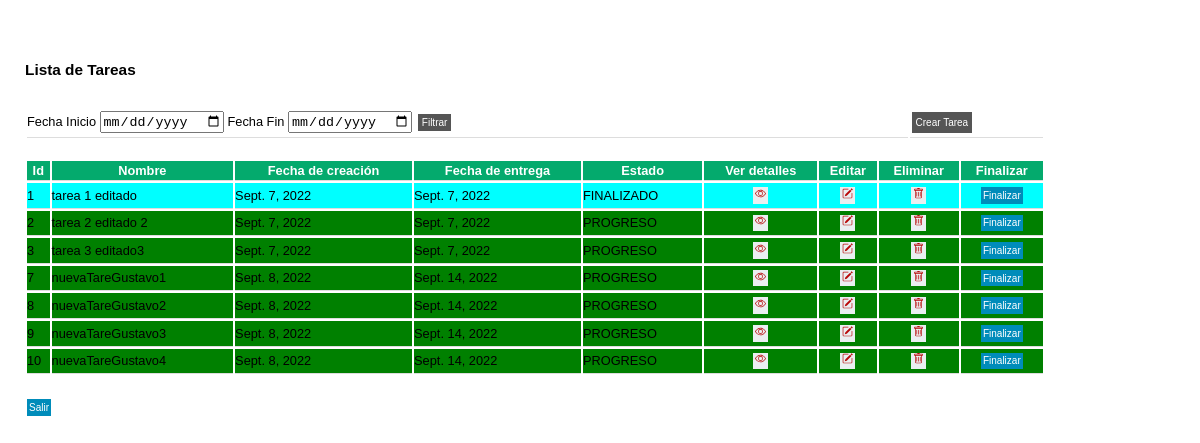
The page /gestion_tareas/finalizar_tarea/1 on the database its author committed.
### gestion_tareas/models.py (models this page shows)
class tarea(models.Model):
    descripcion = models.CharField(max_length=128,default='')
    fecha_cracion = models.DateField(default=datetime.date.today)
    fecha_entrega = models.DateField(default=datetime.date.today)
    responsable = models.CharField(max_length=128,default='')
    estado = models.CharField(max_length=128,default='PROGRESO')

### gestion_tareas/views.py (the view)
# urls.py: path('finalizar_tarea/<str:ind>',views.finalizar_tarea,name='finalizar_tarea')
def finalizar_tarea(request,ind):
    tarea_eliminar = tarea.objects.get(id=ind)
    tarea_eliminar.estado = "FINALIZADO"
    tarea_eliminar.save()
    lista_tareas = tarea.objects.filter(responsable=tarea_eliminar.responsable)
    lista_tareas = lista_tareas.exclude(estado='ELIMINADO')
    return render(request,'gestion_tareas/dashboard.html',{
        'lista_tareas':lista_tareas,
        'responsable':tarea_eliminar.responsable
    })

### gestion_tareas/templates/gestion_tareas/dashboard.html (shortened to what this page needs)
{% load static %}
<!DOCTYPE html>
<html>
    <head>
        <link rel="stylesheet" href="{% static 'gestion_tareas/base.css' %}" >
    </head>
    <body>
        <div class="container col-md-8">
            <br>
            <h3>Lista de Tareas</h3>
            <br>
            <form method="post" action="{% url 'gestion_tareas:dashboard' responsable %}">
            <table>
                <tbody>
                    <tr>
                        <td>
                            <label>Fecha Inicio</label>
                            <input type="date" class="form-control" name="fecha_inicio">
                            <label>Fecha Fin</label>
                            <input type="date" class="form-control" name="fecha_fin">
                            <button type="submit" class="button">Filtrar</button>
                        </td>
                        <td>
                            <div class="right">
                                <a class="button" href="{% url 'gestion_tareas:crear_tarea' responsable %}">Crear Tarea</a>
                            </div>
                        </td>
                    </tr>
                </tbody>
            </table>
            </form>
            <br>
            <table>
                <thead>
                    <th>Id</th>
                    <th>Nombre</th>
                    <th>Fecha de creación</th>
                    <th>Fecha de entrega</th>
                    <th>Estado</th>
                    <th>Ver detalles</th>
                    <th>Editar</th>
                    <th>Eliminar</th>
                    <th>Finalizar</th>
                </thead>
                <tbody class="table-primary">
                    {% for tarea in lista_tareas %}
                        {% if tarea.estado == "PROGRESO" %}
                        <tr bgcolor="#008000">
                        {% elif tarea.estado == "FINALIZANDO" %}
                        <tr bgcolor="#FFFF00">
                        {% elif tarea.estado == "FINALIZADO" %}
                        <tr bgcolor="#00FFFF">
                        {% elif tarea.estado == "PENDIENTE" %}
                        <tr bgcolor="#FF0000">
                        {% endif %}
                            <td>{{ tarea.id }}</td>
                            <td class="table-primary">{{ tarea.descripcion }}</td>
                            <td class="table-primary">{{ tarea.fecha_cracion }}</td>
                            <td class="table-primary">{{ tarea.fecha_entrega }}</td>
                            <td class="table-primary">{{ tarea.estado }}</td>
                            <td class="td_center">
                                <a class="button3" href="{% url 'gestion_tareas:detalle_tarea' tarea.id %}">
                                </a>
                            </td>
                            <td class="td_center">
                                <a class="button3" href="{% url 'gestion_tareas:editar_tarea' tarea.id %}">
                                </a>
                            </td>
                            <td class="td_center">
                                <a class="button3" href="{% url 'gestion_tareas:eliminar_tarea' tarea.id %}">
                                </a>
                            </td>
                            <td class="td_center">
                                <a class="button2" href="{% url 'gestion_tareas:finalizar_tarea' tarea.id %}">Finalizar</a>
                            </td>
                        </tr>
                    {% endfor %}
                </tbody>
            </table>
        </div>
        <br>
        <a class="button2" href="{% url 'gestion_tareas:ingresar' %}">Salir</a>
    </body>
</html>

### gestion_tareas/static/gestion_tareas/base.css (style rules this page uses)
body { margin: 0; padding: 0; font-size: 80%; line-height: 1.5; font-family: Arial, Helvetica, sans-serif; width: 85%; margin: 25px; }
h1, h2, h3, h4 { margin: 1em 0 .5em; line-height: 1.25 }
h3 { font-size: 1.2em }
table { width: 100%; font-size: 1.0em }
th, td { text-align: left; padding: 0; border-bottom: 1px solid #ddd; }
.td_center { text-align: center; padding: 0; border-bottom: 1px solid #ddd; }
th { background-color: #04AA6D; color: white; text-align: center; }
.button { background-color: #555555; border: none; color: white; padding: 3px 4px; text-align: center; text-decoration: none; display: inline-block; font-size: 10px; margin: 4px 2px; cursor: pointer; }
.button2 { background-color: #008CBA; border: none; color: white; padding: 0.8px 2px; text-align: center; text-decoration: none; display: inline-block; font-size: 10px; margin: 4px 2px; cursor: pointer; }
.button3 { background-color: #eaeff1; border: none; color: rgb(184, 9, 9); padding: 0.8px 2px; text-align: center; text-decoration: none; display: inline-block; font-size: 10px; margin: 4px 2px; cursor: pointer; }
.right { position: sticky; right: auto; left: auto; width: 70%; padding: 0px; }

### rows shown on the page
tarea: id "1", descripcion "tarea 1 editado", fecha_cracion "Sept. 7, 2022", fecha_entrega "Sept. 7, 2022", estado "FINALIZADO"
tarea: id "2", descripcion "tarea 2 editado 2", fecha_cracion "Sept. 7, 2022", fecha_entrega "Sept. 7, 2022", estado "PROGRESO"
tarea: id "3", descripcion "tarea 3 editado3", fecha_cracion "Sept. 7, 2022", fecha_entrega "Sept. 7, 2022", estado "PROGRESO"
tarea: id "7", descripcion "nuevaTareGustavo1", fecha_cracion "Sept. 8, 2022", fecha_entrega "Sept. 14, 2022", estado "PROGRESO"
tarea: id "8", descripcion "nuevaTareGustavo2", fecha_cracion "Sept. 8, 2022", fecha_entrega "Sept. 14, 2022", estado "PROGRESO"
tarea: id "9", descripcion "nuevaTareGustavo3", fecha_cracion "Sept. 8, 2022", fecha_entrega "Sept. 14, 2022", estado "PROGRESO"
tarea: id "10", descripcion "nuevaTareGustavo4", fecha_cracion "Sept. 8, 2022", fecha_entrega "Sept. 14, 2022", estado "PROGRESO"
